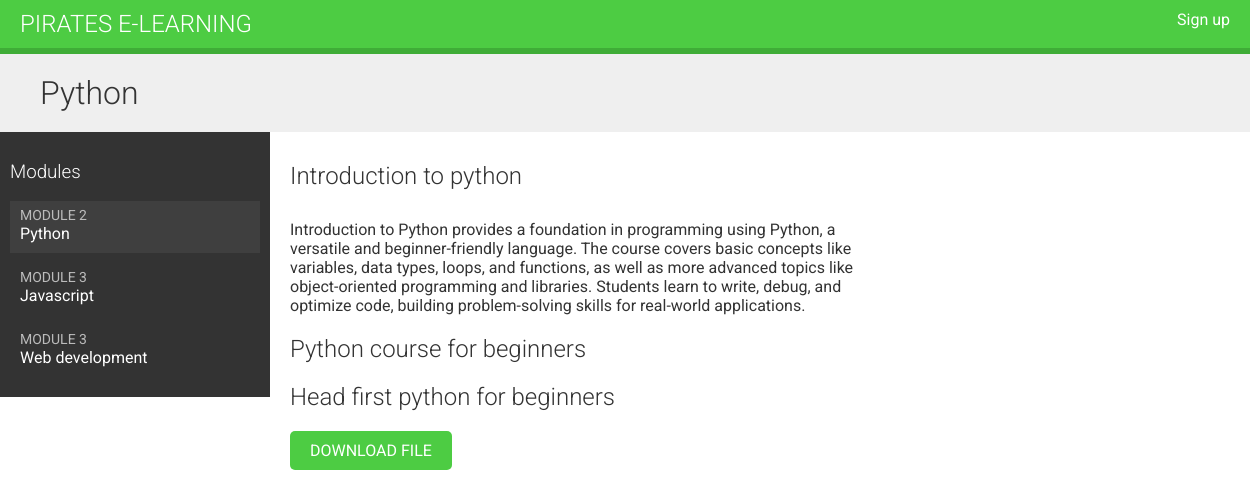
/students/course/1/ (signed in), run on the app's committed database.
### courses/models.py (models this page shows, shortened)
class Modules(models.Model):
    course=models.ForeignKey(Course,
                             related_name='modules',
                             on_delete=models.CASCADE)
    title=models.CharField(max_length=200)
    description=models.TextField(blank=True)
    order=OrderField(blank=True,for_fields=['course'])
    class Meta:
        ordering=['order']
    def __str__(self):
        return f'{self.order}.{self.title}'

class Content(models.Model):
    module=models.ForeignKey(Modules,
                             related_name='contents',
                             on_delete=models.CASCADE)
    content_type=models.ForeignKey(ContentType,
                                   on_delete=models.CASCADE,
                                   limit_choices_to={'models_in':(
                                       'text',
                                       'video',
                                       'image',
                                       'file'
                                   )})
    order=OrderField(blank=True,for_fields=['module'])
    object_id=models.PositiveIntegerField()
    item=GenericForeignKey('content_type','object_id')
    class Meta:
        ordering=['order']

class ItemBase(models.Model):
    owner=models.ForeignKey(User,
                            related_name='%(class)s_related',
                            on_delete=models.CASCADE)
    title=models.CharField(max_length=200)
    created=models.DateTimeField(auto_now_add=True)
    updated=models.DateTimeField(auto_now=True)
    class Meta:
        abstract = True
    def render(self):
        return render_to_string(
            f'courses/content/{self._meta.model_name}.html',
            {'item': self})

class Text(ItemBase):
    content=models.TextField()

class Video(ItemBase):
    url=models.URLField()

class File(ItemBase):
    file=models.FileField(upload_to='files')

### students/views.py (the view)
class StudentCourseDetailView(DetailView):
    model=Course
    template_name='students/course/detail.html'
    def get_queryset(self):
        qs=super().get_queryset()
        return qs.filter(students__in=[self.request.user])
    def get_context_data(self, **kwargs):
        context=super().get_context_data(**kwargs)
        course=self.get_object()
        if 'module_id' in self.kwargs:
            context['module']=course.modules.get(
                id=self.kwargs['module_id'])
        else:
            context['module']=course.modules.all()[0]
        return context

### students/templates/students/course/detail.html (shortened to what this page needs)
{% extends 'base.html' %}
{% load cache %}
{% block content %}
<h1>
    {{ module.title }}
</h1>
<div class="contents">
    <h3>Modules</h3>
    <ul id="modules">
        {% for m in object.modules.all %}
        <li  data-id="{{ m.id }}" {% if m == module %} class="selected" {% endif %}>
            <a href="{% url 'student_course_detail_module' object.id m.id %}">
                <span>
                    Module <span class="order">{{ m.order|add:1 }}</span>
                </span>
                <br>
                {{ m.title }}
            </a>
        </li>
        {% empty %}
        <li>No modules yet</li>
        {% endfor %}
    </ul>
</div>
<div class="module">
    {% cache 600 module_contents module %}
    {% for content in module.contents.all %}
    {% with item=content.item %}
    <h2>{{ item.title }}</h2>
    {{ item.render }}
    {% endwith %}
    {% endfor %}
    {% endcache %}
</div>
{% endblock %}

### courses/templates/courses/content/text.html
{{ item.content|linebreaks}}

### courses/templates/courses/content/file.html
<p>
    <a href="{{ item.file.url }}" class="button">
        Download file
    </a>
</p>

### courses/static/css/styles.css (style rules this page uses)
body { margin:0; font-family:'Roboto', sans-serif; font-weight:400; color:#333; }
a { color:#3fad37; text-decoration:none; }
ul { float:left; }
h1, h2, h3, h4, h5, h6 { font-family:'Roboto', sans-serif; font-weight:300; }
h1 { background:#efefef; width:100%; overflow:auto; padding:20px 0 20px 40px; margin:0; }
.module { padding:10px 20px; float:left; width:600px; }
.module p { margin:10px 0 20px; width:100%; float:left; }
.contents { width:20%; padding:10px; float:left; background:#333; color: #fff; font-family:'Roboto', sans-serif; }
.contents ul { list-style:none; margin:0; padding:0; width:100%; }
.contents ul li { margin:0 0 10px 0; padding:4px 10px 10px; overflow:auto; cursor:move; }
.contents ul li.selected { background:#3f3f3f; }
.contents ul span { text-transform:uppercase; color:#bbb; font-size:14px; }
.contents ul a { display:block; color:#fff; text-decoration:none; }
input[type=submit], a.button { border-radius:5px; background:#4dcc43; color:#fff; font-size:16px; text-transform:uppercase; border:none; padding:10px 20px; margin:20px 0; }

### data on the page
Modules: title "Python", order|add "2"
Modules: order|add "3", title "Javascript"
Modules: order|add "3", title "Web development"
Content: item "Introduction to python", item.content "Introduction to Python provides a foundation in programming using Python, a versatile and beginner-friendly language. The course covers basic concepts like variables, data types, loops, and functions, as well as more advanced topics like object-oriented programming and libraries. Students learn to write, debug, and optimize code, building problem-solving skills for real-world applications."
Content: item "Python course for beginners"
Content: item "Head first python for beginners"
